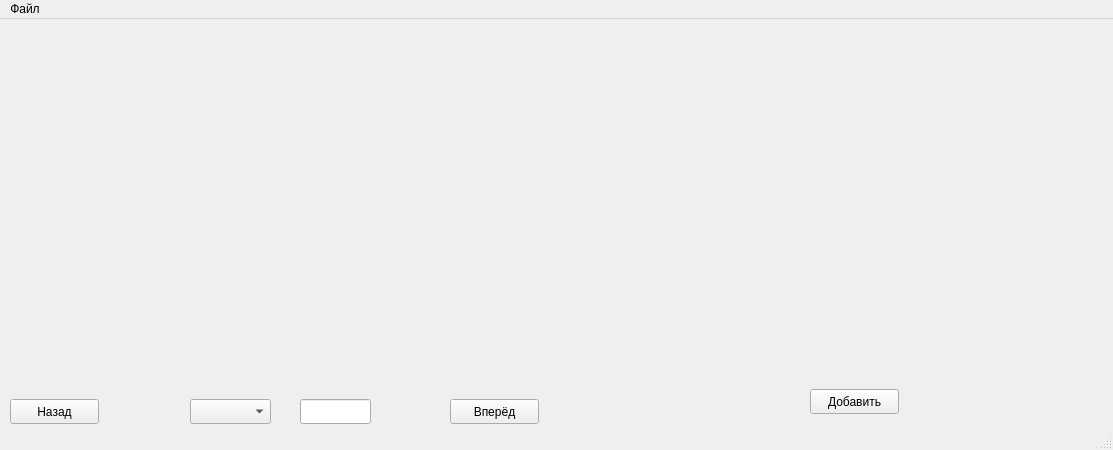
<?xml version="1.0" encoding="UTF-8"?>
<ui version="4.0">
 <class>MainWindow</class>
 <widget class="QMainWindow" name="MainWindow">
  <property name="geometry">
   <rect>
    <x>0</x>
    <y>0</y>
    <width>1113</width>
    <height>450</height>
   </rect>
  </property>
  <property name="windowTitle">
   <string>MainWindow</string>
  </property>
  <widget class="QWidget" name="centralwidget">
   <widget class="QLabel" name="picture_box">
    <property name="geometry">
     <rect>
      <x>10</x>
      <y>10</y>
      <width>531</width>
      <height>351</height>
     </rect>
    </property>
    <property name="text">
     <string/>
    </property>
    <property name="pixmap">
     <pixmap>utils/data_utils/data_viewer/resources/default_img.jpg</pixmap>
    </property>
    <property name="scaledContents">
     <bool>true</bool>
    </property>
   </widget>
   <widget class="QPushButton" name="BackButton">
    <property name="geometry">
     <rect>
      <x>10</x>
      <y>380</y>
      <width>89</width>
      <height>25</height>
     </rect>
    </property>
    <property name="text">
     <string>Назад</string>
    </property>
   </widget>
   <widget class="QPushButton" name="NextButton">
    <property name="geometry">
     <rect>
      <x>450</x>
      <y>380</y>
      <width>89</width>
      <height>25</height>
     </rect>
    </property>
    <property name="text">
     <string>Вперёд</string>
    </property>
   </widget>
   <widget class="QLineEdit" name="IdxLineEdit">
    <property name="geometry">
     <rect>
      <x>300</x>
      <y>380</y>
      <width>71</width>
      <height>25</height>
     </rect>
    </property>
    <property name="text">
     <string/>
    </property>
    <property name="readOnly">
     <bool>true</bool>
    </property>
   </widget>
   <widget class="QComboBox" name="SetComboBox">
    <property name="geometry">
     <rect>
      <x>190</x>
      <y>380</y>
      <width>81</width>
      <height>25</height>
     </rect>
    </property>
   </widget>
   <widget class="QPushButton" name="AddButton">
    <property name="geometry">
     <rect>
      <x>810</x>
      <y>370</y>
      <width>89</width>
      <height>25</height>
     </rect>
    </property>
    <property name="text">
     <string>Добавить</string>
    </property>
   </widget>
   <widget class="QWidget" name="verticalLayoutWidget">
    <property name="geometry">
     <rect>
      <x>560</x>
      <y>10</y>
      <width>551</width>
      <height>351</height>
     </rect>
    </property>
    <layout class="QVBoxLayout" name="TableLayout">
     <property name="spacing">
      <number>0</number>
     </property>
    </layout>
   </widget>
  </widget>
  <widget class="QMenuBar" name="menubar">
   <property name="geometry">
    <rect>
     <x>0</x>
     <y>0</y>
     <width>1113</width>
     <height>22</height>
    </rect>
   </property>
   <widget class="QMenu" name="menu">
    <property name="title">
     <string>Файл</string>
    </property>
    <addaction name="DsetOpener"/>
   </widget>
   <addaction name="menu"/>
  </widget>
  <widget class="QStatusBar" name="statusbar"/>
  <action name="DsetOpener">
   <property name="text">
    <string>Открыть датасет</string>
   </property>
  </action>
 </widget>
 <resources/>
 <connections/>
</ui>
